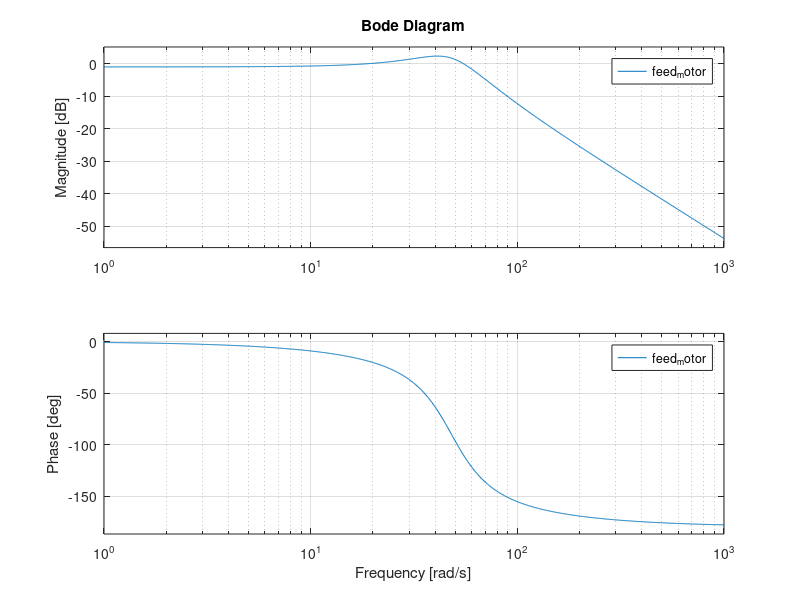
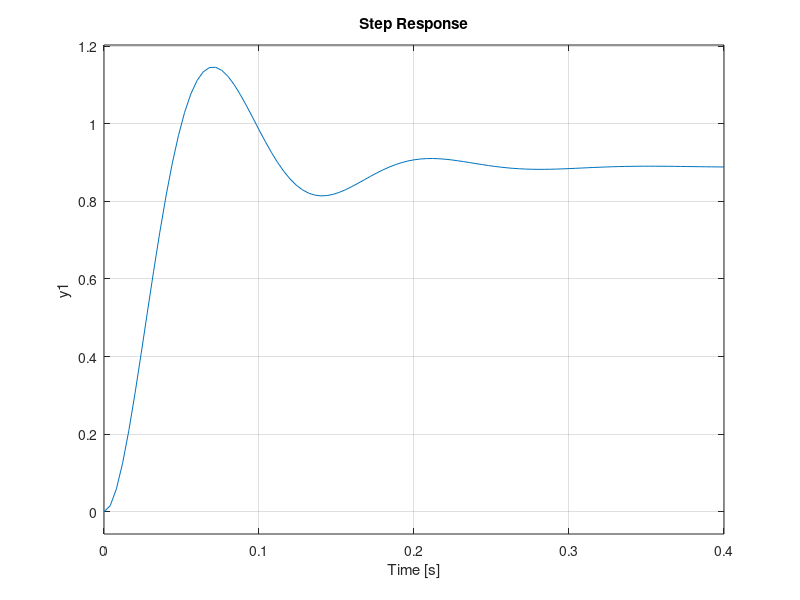

Reproduce these figures in MATLAB, in order. (Note: this script raises an error after producing the figures.)

% only motor
EstimatedModel = tf([8*256],[1 2*1.1*16 256]);
feed_motor=feedback(EstimatedModel,1);
figure(1); title('Open loop motor');bode(feed_motor); 
figure(2); step(feed_motor); stepinfo(feed_motor)

% Lead_Lag
s=tf('s');
Lead_Lag = ( 43.73*(s+25)*(s+29.67) ) /( (s+583.75)*(s+17.68) );

% Open loop system of motor with Lead_Lag
com_motor=series(EstimatedModel,Lead_Lag);

% Feedback system of motor with Lead_Lag
closed=feedback(com_motor,1);
figure(3); bode(closed);
figure(4); step(closed); stepinfo(closed)

figure(5); rlocus(feed_motor);
figure(6); rlocus(closed); 